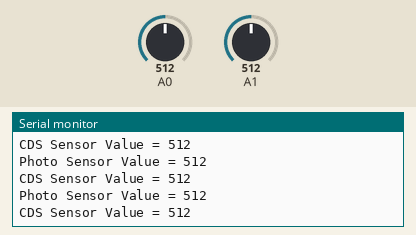
Bench run of a sketch on a simulated Arduino Uno, built with avr-gcc and run on an emulated ATmega328P. On the bench: the last lines printed to the serial monitor. The test bench sets the inputs (shaded band); at power-on: A0 = 512, A1 = 512.

Above: at 1.3 s.
1.4 s: A0 set to 716
At 1.81 s:
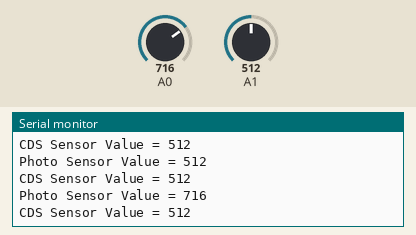
2.9 s: A1 set to 716
At 3.31 s:
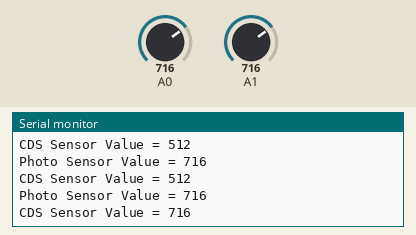
4.4 s: A0 set to 900
At 4.82 s:
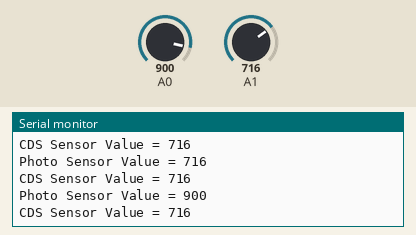
5.9 s: A1 set to 900
At 6.32 s:
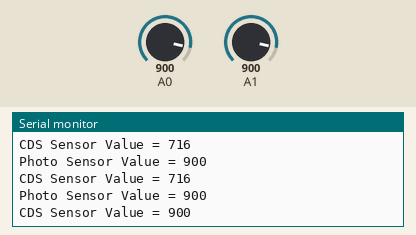
Timing chart, 0 to 8.4 s (numbered marks = the images above; inputs shaded):
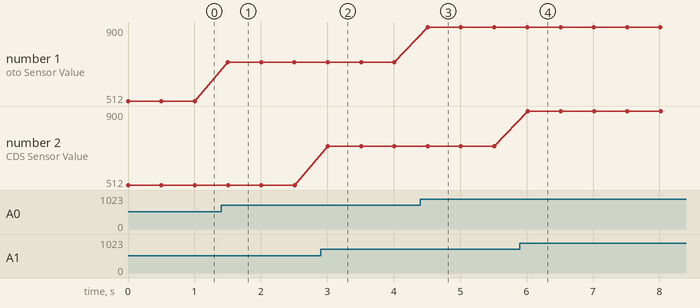

The sketch:

Sensor_Example.ino
```cpp
//#include <SHT1x.h>

//#define DATAPIN 12
//#define CLOCKPIN 13
//SHT1x sht1x(DATAPIN, CLOCKPIN);        //I2C pin set

unsigned int g_unPhotoSensorValue = 0;
unsigned int g_unCdsSensorValue = 0;
//float g_fTempC = 0;
//float g_fHumidity = 0;

void setup()
{
    Serial.begin(115200);
    Serial.println("======Sensor Read Start========");
}

//void TempHumiSensorRead()
//{
    //g_fTempC = sht1x.readTemperatureC() - 5;        //Temp Read
    //g_fHumidity = sht1x.readHumidity();         //Humi Read
//}

void PhotoSensorRead()
{
    g_unPhotoSensorValue = analogRead(A0);
}
void CdsSensorRead()
{
    g_unCdsSensorValue = analogRead(A1);
}

void loop()
{
    //TempHumiSensorRead();
    PhotoSensorRead();
    CdsSensorRead();
    //Serial.print("TEMP = ");
    //Serial.println(g_fTempC);
    //Serial.print("HUMI = ");
    //Serial.println(g_fHumidity);
    Serial.print("Photo Sensor Value = ");
    Serial.println(g_unPhotoSensorValue);
    Serial.print("CDS Sensor Value = ");
    Serial.println(g_unCdsSensorValue);
    delay(500);
}
```

Measured:
- after the input at 1.4 s, the serial monitor: prints a new line after 0.10 s (image 1)
- after the input at 2.9 s, the serial monitor: prints a new line after 0.11 s (image 2)
- after the input at 4.4 s, the serial monitor: prints a new line after 0.11 s (image 3)
- after the input at 5.9 s, the serial monitor: prints a new line after 0.11 s (image 4)
- plotted number 1: 512 → 716 after the input at 1.4 s, 716 → 900 after the input at 4.4 s
